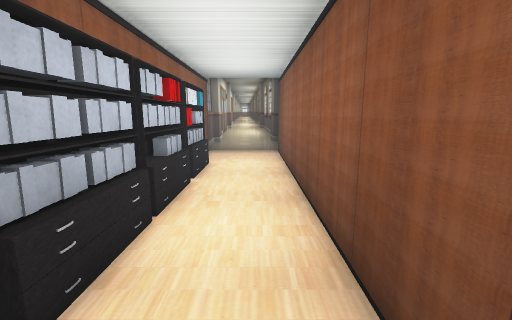
[1] (above)

16 first-person views from a walk through a scene from a Unity 3-D project. The camera is 1.5 m above the floor, tilts 10° down and sees 90° across. The floor is counted in squares, 0.5 m on a side. Each view is taken from the middle of a square. On the plan, view 1 faces up. The plan holds only what a view shows up to about 19 squares ahead; the rest is blank. The place goes on beyond the plan. The player is left out.

[2]
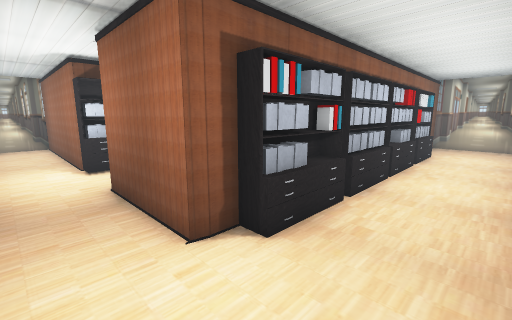

[3]
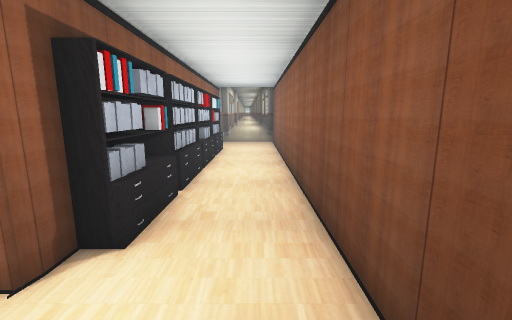

[4]
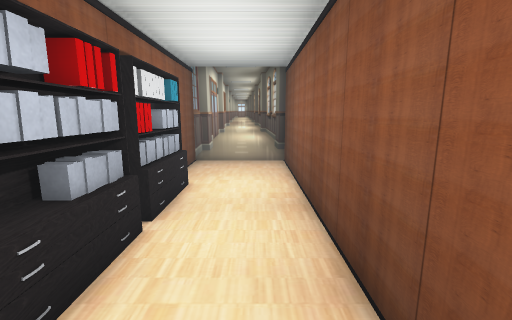

[5]
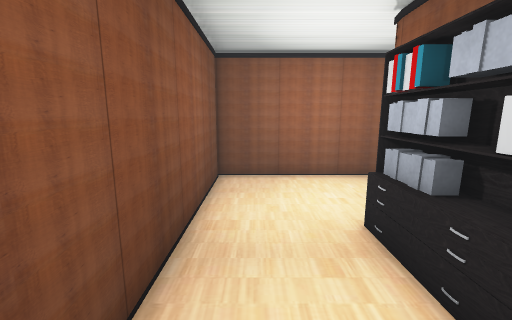

[6]
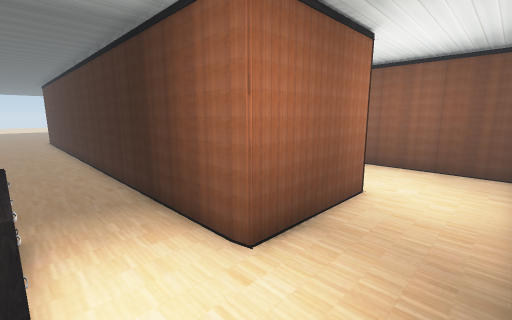

[7]
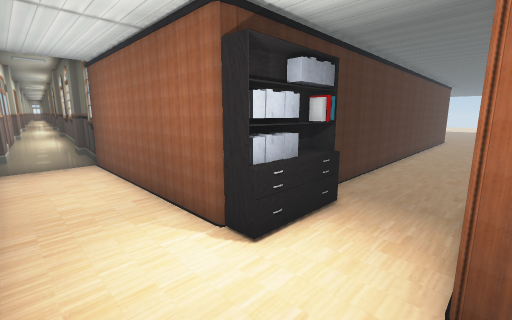

[8]
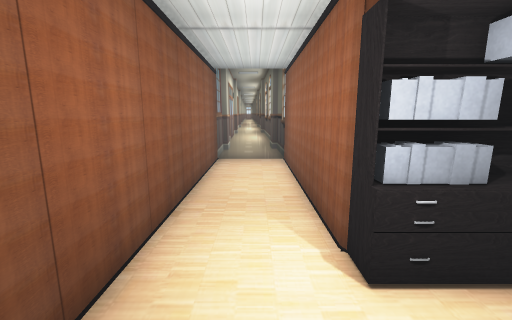

[9]
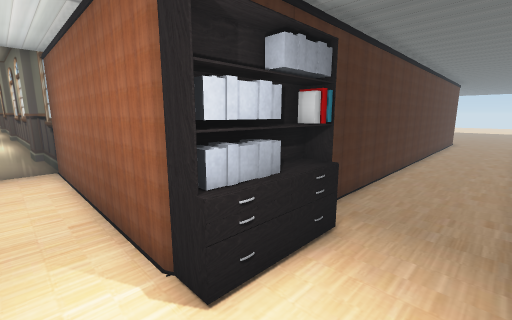

[10]
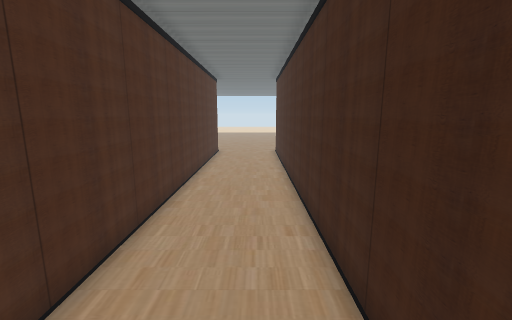

[11]
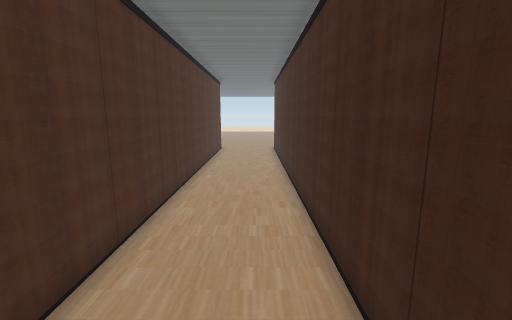

[12]
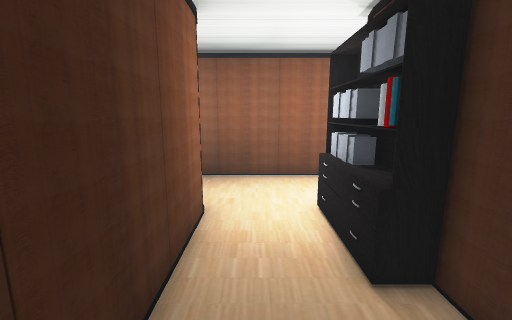

[13]
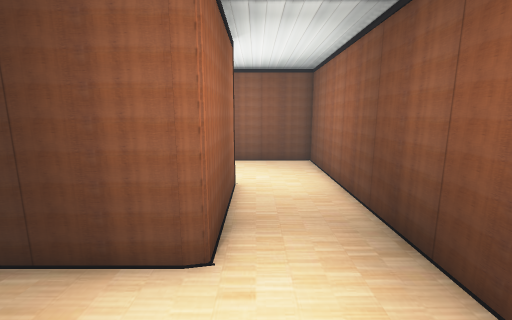

[14]
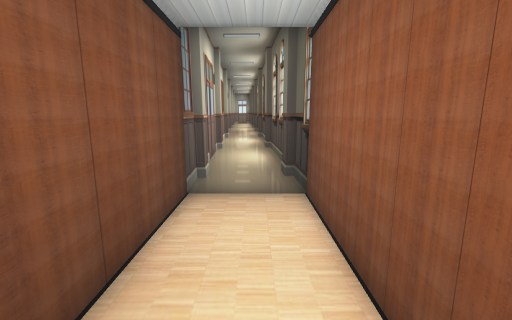

[15]
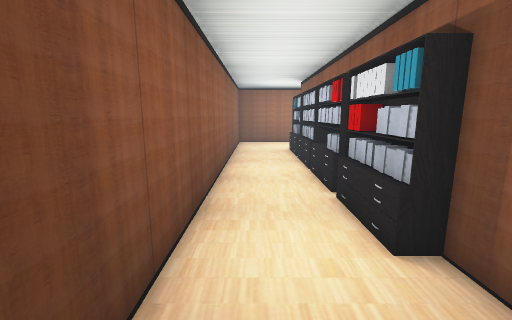

[16]
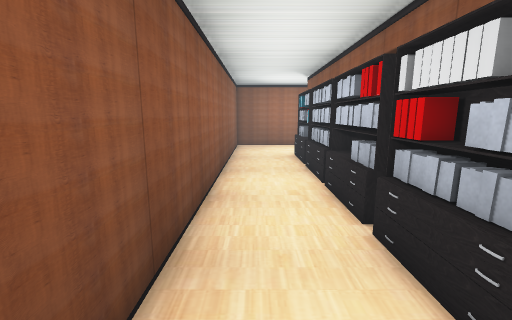

### Floor plan
Points are (right, up) in squares from view 1. A wall is a line through its corners. A room is listed if a view was taken in it or the views show most of it. See-through windows are left out.
Room 1 (views 1, 2, 3, 4, 5, 15, 16)
walls: (-4, 17.4) (-4, 15.9); (-4, -1.5) (-4, -2.6); (-4, -2.5) (-4.1, -3.1); (-4, 21.5) (-4, 18.9); (-2.5, -7.7) (2, -7.7); (1.9, -7.4) (1.9, 21.5)
ways out: opening at (-3.2, -5.5) to room 2
objects: other object (-4, -1) to (-3, 0); other object (-4, 1) to (-3, 1); other object (-4, 2); other object (-4, 3) to (-3, 5); other object (-4, 6) to (-3, 7); other object (-4, 8) to (-3, 9); other object (-4, 10) to (-3, 11); other object (-4, 12) to (-3, 12); other object (-4, 13) to (-3, 13); other object (-4, 14) to (-3, 16); other object (-3, -2); other object (-3, 2)
Room 2 (views 6, 7, 8, 9, 10, 11, 12, 13, 14)
walls: (-15.4, -3.1) (-27.5, -3.1) (-27.5, -7.7) (-2.5, -7.7); (-10.3, -2.6) (-10.3, 21.5); (-15.2, 21.5) (-15.2, 1.5); (-4.1, -3.1) (-10.2, -3.1) (-10.3, -2.5)
ways out: opening at (-3.2, -5.5) to room 1
objects: other object (-15, -3); other object (-15, -3) to (-14, -1); other object (-15, -1); other object (-15, 0) to (-14, 0); other object (-15, 1); other object (-14, 1)

Where each view was taken, in squares from view 1:
view 1: 0 up, 0 right, facing up
view 2: 6 down, 1 right, facing up-left
view 3: 7 down, 0 right, facing up
view 4: 5 up, 0 right, facing up
view 5: 5 up, 0 right, facing down
view 6: 7 down, 14 left, facing up-right
view 7: 7 down, 10 left, facing up-left
view 8: 5 down, 10 left, facing left
view 9: 5 down, 11 left, facing up-left
view 10: 6 up, 12 left, facing up
view 11: 4 up, 12 left, facing up
view 12: 5 up, 12 left, facing down
view 13: 4 down, 15 left, facing right
view 14: 5 down, 18 left, facing left
view 15: 21 up, 0 right, facing down
view 16: 18 up, 0 right, facing down
